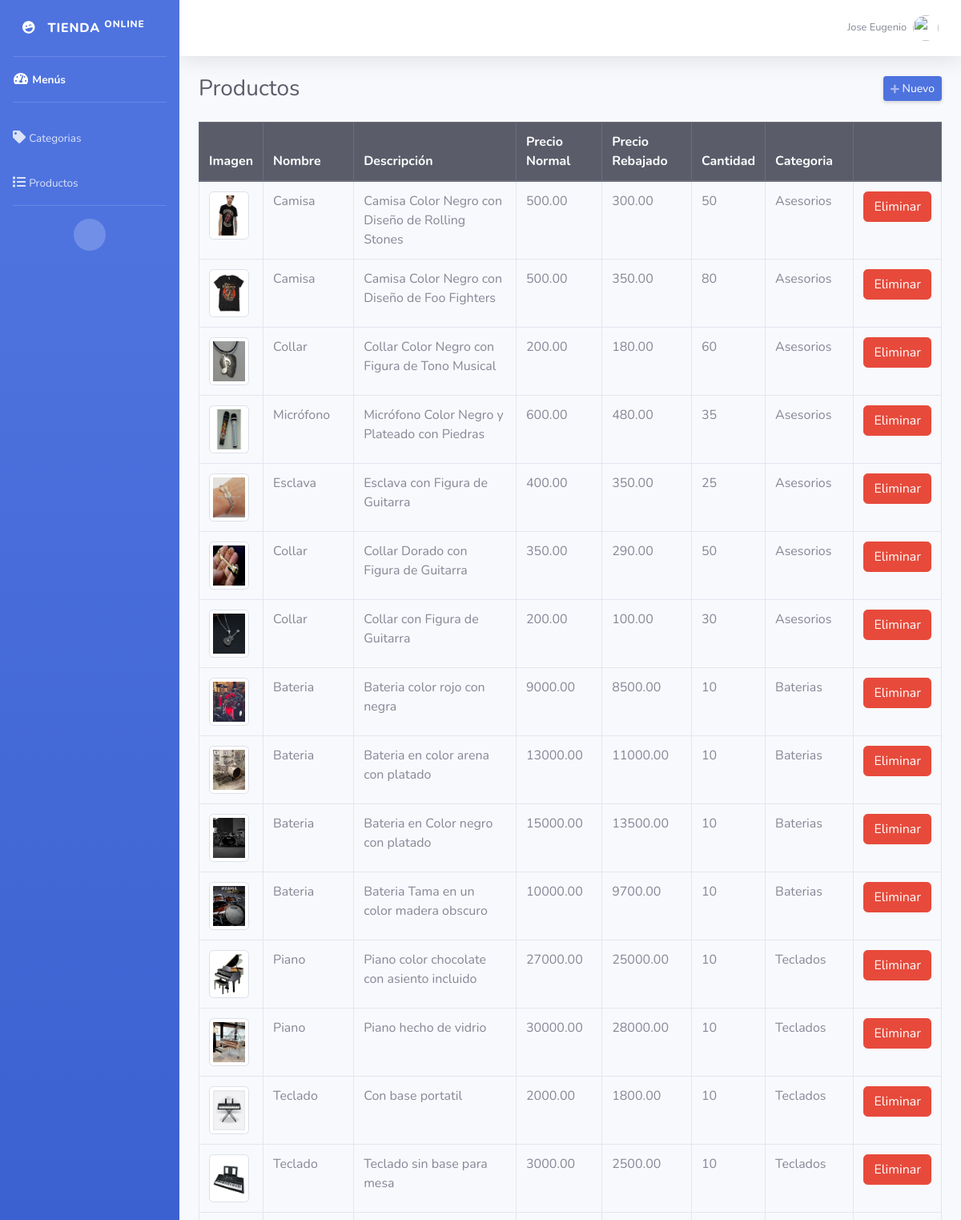
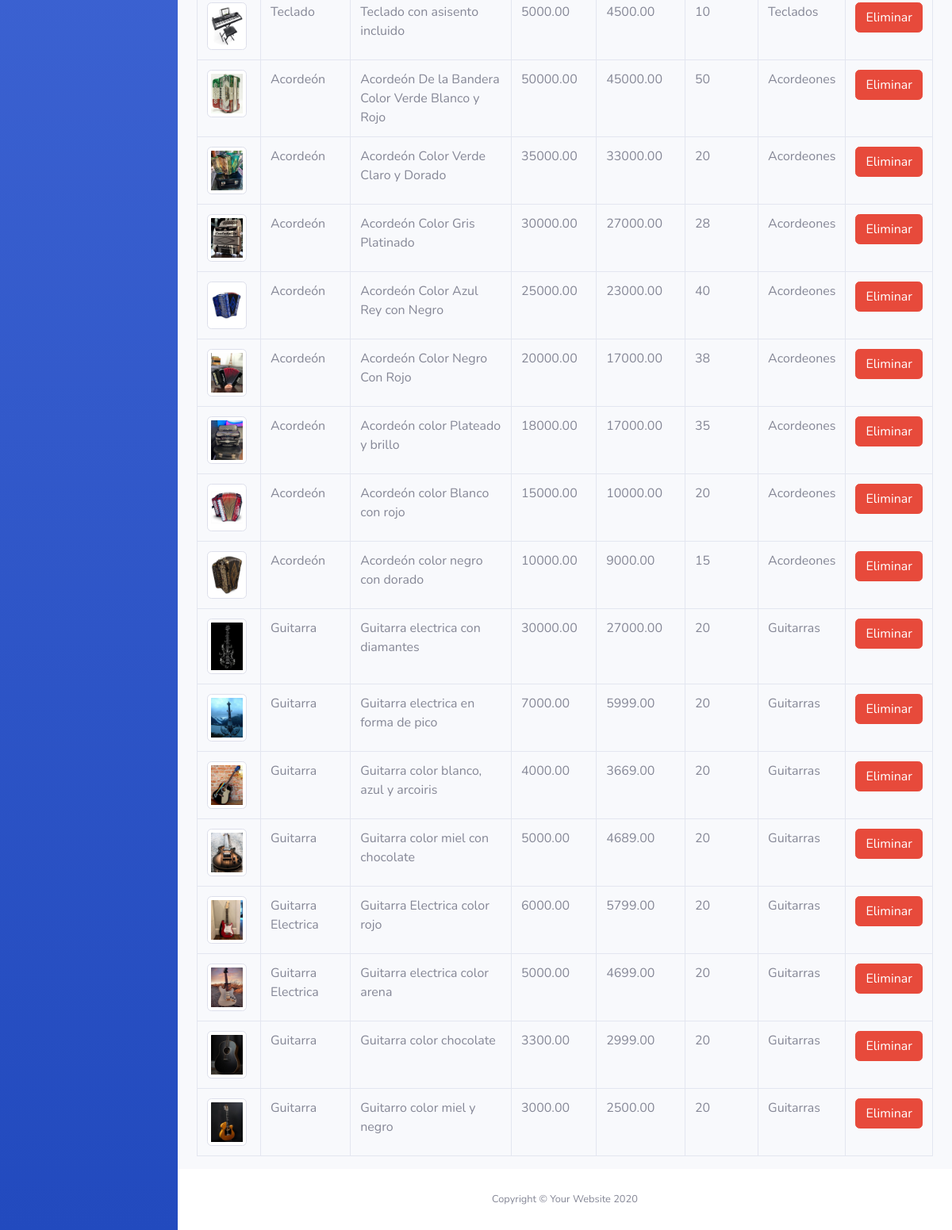
/admin/productos.php (signed in), run on the app's committed database (2 pictures, top to bottom).
### tables this page shows
CREATE TABLE `productos` (
  `id` int(11) NOT NULL,
  `nombre` varchar(255) NOT NULL,
  `descripcion` text NOT NULL,
  `precio_normal` decimal(10,2) NOT NULL,
  `precio_rebajado` decimal(10,2) NOT NULL,
  `cantidad` int(11) NOT NULL,
  `imagen` varchar(50) NOT NULL,
  `id_categoria` int(11) NOT NULL
);

CREATE TABLE `categorias` (
  `id` int(11) NOT NULL,
  `categoria` varchar(50) NOT NULL
);

### admin/productos.php (the view, shortened to what this page needs)
<?php
include("includes/header.php"); ?>
<div class="d-sm-flex align-items-center justify-content-between mb-4">
    <h1 class="h3 mb-0 text-gray-800">Productos</h1>
    <a href="#" class="d-none d-sm-inline-block btn btn-sm btn-primary shadow-sm" id="abrirProducto"><i class="fas fa-plus fa-sm text-white-50"></i> Nuevo</a>
</div>
<div class="row">
    <div class="col-md-12">
        <div class="table-responsive">
            <table class="table table-hover table-bordered" style="width: 100%;">
                <thead class="thead-dark">
                    <tr>
                        <th>Imagen</th>
                        <th>Nombre</th>
                        <th>Descripción</th>
                        <th>Precio Normal</th>
                        <th>Precio Rebajado</th>
                        <th>Cantidad</th>
                        <th>Categoria</th>
                        <th></th>
                    </tr>
                </thead>
                <tbody>
                    <?php
                    $query = mysqli_query($conexion, "SELECT p.*, c.id AS id_cat, c.categoria FROM productos p INNER JOIN categorias c ON c.id = p.id_categoria ORDER BY p.id DESC");
                    while ($data = mysqli_fetch_assoc($query)) { ?>
                        <tr>
                            <td><img class="img-thumbnail" src="../assets/img/<?php echo $data['imagen']; ?>" width="50"></td>
                            <td><?php echo $data['nombre']; ?></td>
                            <td><?php echo $data['descripcion']; ?></td>
                            <td><?php echo $data['precio_normal']; ?></td>
                            <td><?php echo $data['precio_rebajado']; ?></td>
                            <td><?php echo $data['cantidad']; ?></td>
                            <td><?php echo $data['categoria']; ?></td>
                            <td>
                                <form method="post" action="eliminar.php?accion=pro&id=<?php echo $data['id']; ?>" class="d-inline eliminar">
                                    <button class="btn btn-danger" type="submit">Eliminar</button>
                                </form>
                            </td>
                        </tr>
                    <?php } ?>
                </tbody>
            </table>
        </div>
    </div>
</div>
<?php include("includes/footer.php"); ?>

### admin/includes/header.php (shortened to what this page needs)
<!DOCTYPE html>
<html lang="en">
<head>
    <link href="../assets/css/sb-admin-2.min.css" rel="stylesheet">
</head>
<body id="page-top">
    <div id="wrapper">
        <ul class="navbar-nav bg-gradient-primary sidebar sidebar-dark accordion" id="accordionSidebar">
            <a class="sidebar-brand d-flex align-items-center justify-content-center" href="index.html">
                <div class="sidebar-brand-icon rotate-n-15">
                    <i class="fas fa-laugh-wink"></i>
                </div>
                <div class="sidebar-brand-text mx-3">Tienda <sup>Online</sup></div>
            </a>
            <hr class="sidebar-divider my-0">
            <li class="nav-item active">
                <a class="nav-link" href="index.html">
                    <i class="fas fa-fw fa-tachometer-alt"></i>
                    <span>Menús</span></a>
            </li>
            <hr class="sidebar-divider">
            <li class="nav-item">
                <a class="nav-link" href="categorias.php">
                    <i class="fas fa-tag"></i>
                    <span>Categorias</span></a>
            </li>
            <li class="nav-item">
                <a class="nav-link" href="productos.php">
                    <i class="fas fa-list"></i>
                    <span>Productos</span></a>
            </li>
            <hr class="sidebar-divider d-none d-md-block">
            <div class="text-center d-none d-md-inline">
                <button class="rounded-circle border-0" id="sidebarToggle"></button>
            </div>
        </ul>
        <div id="content-wrapper" class="d-flex flex-column">
            <div id="content">
                <nav class="navbar navbar-expand navbar-light bg-white topbar mb-4 static-top shadow">
                    <ul class="navbar-nav ml-auto">
                        <li class="nav-item dropdown no-arrow">
                            <a class="nav-link dropdown-toggle" href="#" id="userDropdown" role="button" data-toggle="dropdown" aria-haspopup="true" aria-expanded="false">
                                <span class="mr-2 d-none d-lg-inline text-gray-600 small"><?php echo $_SESSION['nombre']; ?></span>
                                <img class="img-profile rounded-circle" src="https://source.unsplash.com/QAB-WJcbgJk/60x60">
                            </a>
                        </li>
                    </ul>
                </nav>
                <div class="container-fluid">

### admin/includes/footer.php (shortened to what this page needs)
</div>
</div>
<footer class="sticky-footer bg-white">
    <div class="container my-auto">
        <div class="copyright text-center my-auto">
            <span>Copyright &copy; Your Website 2020</span>
        </div>
    </div>
</footer>
</div>
</div>
</body>
</html>

### data on the page
productos: imagen (picture), nombre "Camisa", descripcion "Camisa Color Negro con Diseño de Rolling Stones", precio_normal "500.00", precio_rebajado "300.00", cantidad "50", id_categoria.categoria "Asesorios"
productos: imagen (picture), nombre "Camisa", descripcion "Camisa Color Negro con Diseño de Foo Fighters", precio_normal "500.00", precio_rebajado "350.00", cantidad "80", id_categoria.categoria "Asesorios"
productos: imagen (picture), nombre "Collar", descripcion "Collar Color Negro con Figura de Tono Musical", precio_normal "200.00", precio_rebajado "180.00", cantidad "60", id_categoria.categoria "Asesorios"
productos: imagen (picture), nombre "Micrófono", descripcion "Micrófono Color Negro y Plateado con Piedras", precio_normal "600.00", precio_rebajado "480.00", cantidad "35", id_categoria.categoria "Asesorios"
productos: imagen (picture), nombre "Esclava", descripcion "Esclava con Figura de Guitarra", precio_normal "400.00", precio_rebajado "350.00", cantidad "25", id_categoria.categoria "Asesorios"
productos: imagen (picture), nombre "Collar", descripcion "Collar Dorado con Figura de Guitarra", precio_normal "350.00", precio_rebajado "290.00", cantidad "50", id_categoria.categoria "Asesorios"
productos: imagen (picture), nombre "Collar", descripcion "Collar con Figura de Guitarra", precio_normal "200.00", precio_rebajado "100.00", cantidad "30", id_categoria.categoria "Asesorios"
productos: imagen (picture), nombre "Bateria", descripcion "Bateria color rojo con negra", precio_normal "9000.00", precio_rebajado "8500.00", cantidad "10", id_categoria.categoria "Baterias"
productos: imagen (picture), nombre "Bateria", descripcion "Bateria en color arena con platado", precio_normal "13000.00", precio_rebajado "11000.00", cantidad "10", id_categoria.categoria "Baterias"
productos: imagen (picture), nombre "Bateria", descripcion "Bateria en Color negro con platado", precio_normal "15000.00", precio_rebajado "13500.00", cantidad "10", id_categoria.categoria "Baterias"
productos: imagen (picture), nombre "Bateria", descripcion "Bateria Tama en un color madera obscuro", precio_normal "10000.00", precio_rebajado "9700.00", cantidad "10", id_categoria.categoria "Baterias"
productos: imagen (picture), nombre "Piano", descripcion "Piano color chocolate con asiento incluido", precio_normal "27000.00", precio_rebajado "25000.00", cantidad "10", id_categoria.categoria "Teclados"
productos: imagen (picture), nombre "Piano", descripcion "Piano hecho de vidrio", precio_normal "30000.00", precio_rebajado "28000.00", cantidad "10", id_categoria.categoria "Teclados"
productos: imagen (picture), nombre "Teclado", descripcion "Con base portatil", precio_normal "2000.00", precio_rebajado "1800.00", cantidad "10", id_categoria.categoria "Teclados"
productos: imagen (picture), nombre "Teclado", descripcion "Teclado sin base para mesa", precio_normal "3000.00", precio_rebajado "2500.00", cantidad "10", id_categoria.categoria "Teclados"
productos: imagen (picture), nombre "Teclado", descripcion "Teclado con asisento incluido", precio_normal "5000.00", precio_rebajado "4500.00", cantidad "10", id_categoria.categoria "Teclados"
productos: imagen (picture), nombre "Acordeón", descripcion "Acordeón De la Bandera Color Verde Blanco y Rojo", precio_normal "50000.00", precio_rebajado "45000.00", cantidad "50", id_categoria.categoria "Acordeones"
productos: imagen (picture), nombre "Acordeón", descripcion "Acordeón Color Verde Claro y Dorado", precio_normal "35000.00", precio_rebajado "33000.00", cantidad "20", id_categoria.categoria "Acordeones"
productos: imagen (picture), nombre "Acordeón", descripcion "Acordeón Color Gris Platinado", precio_normal "30000.00", precio_rebajado "27000.00", cantidad "28", id_categoria.categoria "Acordeones"
productos: imagen (picture), nombre "Acordeón", descripcion "Acordeón Color Azul Rey con Negro", precio_normal "25000.00", precio_rebajado "23000.00", cantidad "40", id_categoria.categoria "Acordeones"
productos: imagen (picture), nombre "Acordeón", descripcion "Acordeón Color Negro Con Rojo", precio_normal "20000.00", precio_rebajado "17000.00", cantidad "38", id_categoria.categoria "Acordeones"
productos: imagen (picture), nombre "Acordeón", descripcion "Acordeón color Plateado y brillo", precio_normal "18000.00", precio_rebajado "17000.00", cantidad "35", id_categoria.categoria "Acordeones"
productos: imagen (picture), nombre "Acordeón", descripcion "Acordeón color Blanco con rojo", precio_normal "15000.00", precio_rebajado "10000.00", cantidad "20", id_categoria.categoria "Acordeones"
productos: imagen (picture), nombre "Acordeón", descripcion "Acordeón color negro con dorado", precio_normal "10000.00", precio_rebajado "9000.00", cantidad "15", id_categoria.categoria "Acordeones"
productos: imagen (picture), nombre "Guitarra", descripcion "Guitarra electrica con diamantes", precio_normal "30000.00", precio_rebajado "27000.00", cantidad "20", id_categoria.categoria "Guitarras"
productos: imagen (picture), nombre "Guitarra", descripcion "Guitarra electrica en forma de pico", precio_normal "7000.00", precio_rebajado "5999.00", cantidad "20", id_categoria.categoria "Guitarras"
productos: imagen (picture), nombre "Guitarra", descripcion "Guitarra color blanco, azul y arcoiris", precio_normal "4000.00", precio_rebajado "3669.00", cantidad "20", id_categoria.categoria "Guitarras"
productos: imagen (picture), nombre "Guitarra", descripcion "Guitarra color miel con chocolate", precio_normal "5000.00", precio_rebajado "4689.00", cantidad "20", id_categoria.categoria "Guitarras"
productos: imagen (picture), nombre "Guitarra Electrica", descripcion "Guitarra Electrica color rojo", precio_normal "6000.00", precio_rebajado "5799.00", cantidad "20", id_categoria.categoria "Guitarras"
productos: imagen (picture), nombre "Guitarra Electrica", descripcion "Guitarra electrica color arena", precio_normal "5000.00", precio_rebajado "4699.00", cantidad "20", id_categoria.categoria "Guitarras"
productos: imagen (picture), nombre "Guitarra", descripcion "Guitarra color chocolate", precio_normal "3300.00", precio_rebajado "2999.00", cantidad "20", id_categoria.categoria "Guitarras"
productos: imagen (picture), nombre "Guitarra", descripcion "Guitarro color miel y negro", precio_normal "3000.00", precio_rebajado "2500.00", cantidad "20", id_categoria.categoria "Guitarras"

### other printed values
$_SESSION['nombre'] "Jose Eugenio"
